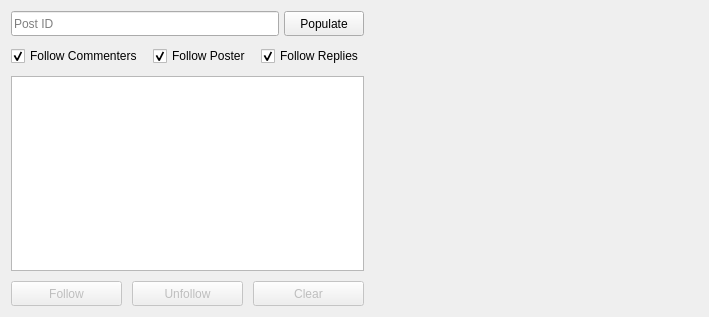
          <widget class="QWidget" name="scrollAreaWidgetContents_5">
           <property name="geometry">
            <rect>
             <x>0</x>
             <y>0</y>
             <width>709</width>
             <height>317</height>
            </rect>
           </property>
           <layout class="QHBoxLayout" name="horizontalLayout_17">
            <item>
             <layout class="QVBoxLayout" name="verticalLayout_7">
              <property name="spacing">
               <number>10</number>
              </property>
              <item>
               <layout class="QHBoxLayout" name="horizontalLayout_14">
                <property name="spacing">
                 <number>5</number>
                </property>
                <item>
                 <widget class="QLineEdit" name="post_postid">
                  <property name="minimumSize">
                   <size>
                    <width>0</width>
                    <height>25</height>
                   </size>
                  </property>
                  <property name="placeholderText">
                   <string>Post ID</string>
                  </property>
                 </widget>
                </item>
                <item>
                 <widget class="QPushButton" name="post_submit_btn">
                  <property name="minimumSize">
                   <size>
                    <width>80</width>
                    <height>25</height>
                   </size>
                  </property>
                  <property name="cursor">
                   <cursorShape>PointingHandCursor</cursorShape>
                  </property>
                  <property name="text">
                   <string>Populate</string>
                  </property>
                 </widget>
                </item>
               </layout>
              </item>
              <item>
               <layout class="QHBoxLayout" name="horizontalLayout_15">
                <item>
                 <widget class="QCheckBox" name="post_comment_chk">
                  <property name="text">
                   <string>Follow Commenters</string>
                  </property>
                  <property name="checked">
                   <bool>true</bool>
                  </property>
                 </widget>
                </item>
                <item>
                 <widget class="QCheckBox" name="post_poster_chk">
                  <property name="text">
                   <string>Follow Poster</string>
                  </property>
                  <property name="checked">
                   <bool>true</bool>
                  </property>
                 </widget>
                </item>
                <item>
                 <widget class="QCheckBox" name="post_reply_chk">
                  <property name="enabled">
                   <bool>true</bool>
                  </property>
                  <property name="text">
                   <string>Follow Replies</string>
                  </property>
                  <property name="checked">
                   <bool>true</bool>
                  </property>
                 </widget>
                </item>
               </layout>
              </item>
              <item>
               <widget class="QListWidget" name="post_follow_list">
                <property name="dragDropMode">
                 <enum>QAbstractItemView::DragDropMode::InternalMove</enum>
                </property>
               </widget>
              </item>
              <item>
               <layout class="QHBoxLayout" name="horizontalLayout_16">
                <property name="spacing">
                 <number>10</number>
                </property>
                <item>
                 <widget class="QPushButton" name="post_follow_btn">
                  <property name="enabled">
                   <bool>false</bool>
                  </property>
                  <property name="minimumSize">
                   <size>
                    <width>0</width>
                    <height>25</height>
                   </size>
                  </property>
                  <property name="cursor">
                   <cursorShape>PointingHandCursor</cursorShape>
                  </property>
                  <property name="text">
                   <string>Follow</string>
                  </property>
                 </widget>
                </item>
                <item>
                 <widget class="QPushButton" name="post_unfollow_btn">
                  <property name="enabled">
                   <bool>false</bool>
                  </property>
                  <property name="minimumSize">
                   <size>
                    <width>0</width>
                    <height>25</height>
                   </size>
                  </property>
                  <property name="cursor">
                   <cursorShape>PointingHandCursor</cursorShape>
                  </property>
                  <property name="text">
                   <string>Unfollow</string>
                  </property>
                 </widget>
                </item>
                <item>
                 <widget class="QPushButton" name="post_clear_btn">
                  <property name="enabled">
                   <bool>false</bool>
                  </property>
                  <property name="minimumSize">
                   <size>
                    <width>0</width>
                    <height>25</height>
                   </size>
                  </property>
                  <property name="cursor">
                   <cursorShape>PointingHandCursor</cursorShape>
                  </property>
                  <property name="text">
                   <string>Clear</string>
                  </property>
                 </widget>
                </item>
               </layout>
              </item>
             </layout>
            </item>
            <item>
             <spacer name="horizontalSpacer_9">
              <property name="orientation">
               <enum>Qt::Orientation::Horizontal</enum>
              </property>
              <property name="sizeHint" stdset="0">
               <size>
                <width>40</width>
                <height>20</height>
               </size>
              </property>
             </spacer>
            </item>
           </layout>
          </widget>
